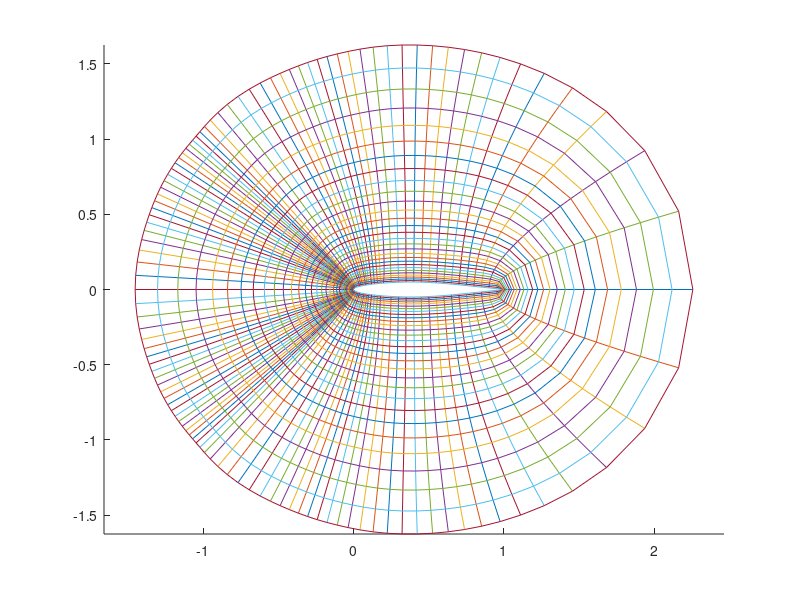

This figure's MATLAB source:
function Omesh

% data = NACA2(np);
data = load('NACA64A010.txt');
I = size(data,1):-1:2;
data = data(I,:);
np = size(data,1)/2;

n1 = 2*np;
n2 = 30;

X = zeros(n1,n2);
Y = zeros(n1,n2);



I = 1:n1;
X(I,1) = data(I,1);
Y(I,1) = data(I,2);

[X,Y] = Hyp_gen4(X,Y);

figure;
hold on;
for i = 1:n1
    plot(X(i,:),Y(i,:));
end
for j = 1:n2
    plot([X(:,j);X(1,j)],[Y(:,j);Y(1,j)]);
end
axis equal;


%__________________________________________________________________________
function [Xp,Yp] = Hyp_gen(X,Y)
n1 = length(X(:,1));
n2 = length(X(1,:));
K = 20;
lambda = 5;

de = 1/n1;
dn = 1/n2;

for j = 1:n2-1
    for i = 1:n1
        if(i == n1)
            ip = 1;
        else
            ip = i+1;
        end
        if(i == 1)
            im = n1;
        else
            im = i-1;
        end
        
        g11 = (((X(ip,j)-X(im,j))/(2*de)).^2 + ((Y(ip,j)-Y(im,j))/(2*de)).^2);
        
        V = K*sqrt(g11)*exp(-lambda*(1-j/n2));

        X(i,j+1) = X(i,j) - dn*(V/g11)*(Y(ip,j) - Y(im,j))/(2*de);
        Y(i,j+1) = Y(i,j) + dn*(V/g11)*(X(ip,j) - X(im,j))/(2*de);
    end
end

Xp = X;
Yp = Y;


%__________________________________________________________________________
function [Xp,Yp] = Hyp_gen2(X,Y)
n1 = length(X(:,1));
n2 = length(X(1,:));
K = 5;
lambda = 3;

de = 1/n1;
dn = 1/n2;

a = 0.2;
for j = 1:n2-1
    for i = 1:n1
        if(i == n1)
            ip = 1;
        else
            ip = i+1;
        end
        if(i == 1)
            im = n1;
        else
            im = i-1;
        end

        g11 = (((X(ip,j)-X(im,j))/(2*de)).^2 + ((Y(ip,j)-Y(im,j))/(2*de)).^2);
        
        V = K*sqrt(g11)*exp(-lambda*(1-j/n2));

        X(i,j+1) =  a*X(i,j) + (1-a)/2*(X(ip,j) + X(im,j)) - dn*(V/g11)*(Y(ip,j) - Y(im,j))/(2*de);
        Y(i,j+1) =  a*Y(i,j) + (1-a)/2*(Y(ip,j) + Y(im,j)) + dn*(V/g11)*(X(ip,j) - X(im,j))/(2*de);
    end
end

Xp = X;
Yp = Y;


%__________________________________________________________________________
function [Xp,Yp] = Hyp_gen3(X,Y)
n1 = length(X(:,1));
n2 = length(X(1,:));
K = 5;
lambda = 3;

de = 1/n1;
dn = 1/n2;

A = sparse(2*n1,2*n1);
b = zeros(2*n1,1);
koef = dn/(2*de);
I1 = 1:2:2*n1;
I2 = 2:2:2*n1;
for j = 1:n2-1
    for i = 1:n1
        if(i == n1)
            ip = 1;
        else
            ip = i+1;
        end
        if(i == 1)
            im = n1;
        else
            im = i-1;
        end
        
        dxde = (X(ip,j)-X(im,j))/(2*de);
        dyde = (Y(ip,j)-Y(im,j))/(2*de);
        
        g11 = dxde^2 + dyde^2;
        
        V0 = K*sqrt(g11)*exp(-lambda*(1-j/n2));
        
        dxdn = -dyde*V0/g11;
        dydn = dxde*V0/g11;
        
        ap = dxde*dxdn - dyde*dydn;
        bp = dxde*dydn + dxdn*dyde;
        cp = g11;
        
        C = 1/cp*[ap bp; bp -ap];
        tlum = -sqrt((ap^2 + bp^2)/cp^2);
        
        V = K*sqrt(g11)*exp(-lambda*(1-(j+1)/n2));
        
        S = (V+V0)/cp*[-dyde; dxde];
        
        I = 2*(i-1)+1:2*i;
        Ip = 2*(ip-1)+1:2*ip;
        Im = 2*(im-1)+1:2*im;
        
        A(I,I) = (1-2*tlum)*eye(2);
        A(I,Ip) = koef*C + tlum*eye(2);
        A(I,Im) = -koef*C + tlum*eye(2);
        b(I) = dn*S + [X(i,j);Y(i,j)];
    end
    R = A\b;

    X(:,j+1) = R(I1);
    Y(:,j+1) = R(I2);
end

Xp = X;
Yp = Y;


%__________________________________________________________________________
function [Xp,Yp] = Hyp_gen4(X,Y)
n1 = length(X(:,1));
n2 = length(X(1,:));
K = 5;
lambda = 3;

de = 1/n1;
dn = 1/n2;

% explicitni
for j = 1:2
    for i = 1:n1
        if(i == n1)
            ip = 1;
        else
            ip = i+1;
        end
        if(i == 1)
            im = n1;
        else
            im = i-1;
        end
        
        g11 = (((X(ip,j)-X(im,j))/(2*de)).^2 + ((Y(ip,j)-Y(im,j))/(2*de)).^2);
        
        V = K*sqrt(g11)*exp(-lambda*(1-j/n2));

        X(i,j+1) = X(i,j) - dn*(V/g11)*(Y(ip,j) - Y(im,j))/(2*de);
        Y(i,j+1) = Y(i,j) + dn*(V/g11)*(X(ip,j) - X(im,j))/(2*de);
    end
end

% implicitni
A = sparse(2*n1,2*n1);
b = zeros(2*n1,1);
koef = dn/(2*de);
I1 = 1:2:2*n1;
I2 = 2:2:2*n1;
for j = 2:n2-1
    for i = 1:n1
        if(i == n1)
            ip = 1;
        else
            ip = i+1;
        end
        if(i == 1)
            im = n1;
        else
            im = i-1;
        end
        
        dxde = (X(ip,j)-X(im,j))/(2*de);
        dyde = (Y(ip,j)-Y(im,j))/(2*de);
        
        g11 = dxde^2 + dyde^2;
        
        V0 = K*sqrt(g11)*exp(-lambda*(1-j/n2));
        
        dxdn = -dyde*V0/g11;
        dydn = dxde*V0/g11;
        
        ap = dxde*dxdn - dyde*dydn;
        bp = dxde*dydn + dxdn*dyde;
        cp = g11;
        
        C = 1/cp*[ap bp; bp -ap];
        tlum = -sqrt((ap^2 + bp^2)/cp^2);
        
        V = K*sqrt(g11)*exp(-lambda*(1-(j+1)/n2));
        
        S = (V+V0)/cp*[-dyde; dxde];
        
        I = 2*(i-1)+1:2*i;
        Ip = 2*(ip-1)+1:2*ip;
        Im = 2*(im-1)+1:2*im;
        
        A(I,I) = (1-2*tlum)*eye(2);
        A(I,Ip) = koef*C + tlum*eye(2);
        A(I,Im) = -koef*C + tlum*eye(2);
        b(I) = dn*S + [X(i,j);Y(i,j)];
    end
    R = A\b;

    X(:,j+1) = R(I1);
    Y(:,j+1) = R(I2);
end

Xp = X;
Yp = Y;


%__________________________________________________________________________
function data = NACA2(n)

designation = '0012';

t = str2double(designation(3:4))/100;
m = str2double(designation(1))/100;
p = str2double(designation(2))/10;

a0 = 0.2969;
a1 =-0.1260;
a2 =-0.3516;
a3 = 0.2843;
a4 = -0.1036; %-0.1015;

% neekvidistantni deleni
c = 1;
x = linspace(0,1,n+2)';
x2 = zeros(n+1,1);
for i = 2:n+1
    x2(i) = x2(i-1) + (x(i)*(1-x(i)))^2;
end
x = c*x2/max(x2);

yt = (t/0.2)*(a0*sqrt(x)+a1*x+a2*x.^2+a3*x.^3+a4*x.^4);

xc1 = x(find(x<=p));
xc2 = x(find(x>p));
xc=[xc1 ; xc2];

if(p == 0)
    xu = x;
    yu = yt;

    xl = x;
    yl = -yt;
else
    yc1 = (m/p^2)*(2*p*xc1-xc1.^2);
    yc2 = (m/(1-p)^2)*((1-2*p)+2*p*xc2-xc2.^2);
    yc = [yc1 ; yc2];

    dyc1_dx = (m/p^2)*(2*p-2*xc1);
    dyc2_dx = (m/(1-p)^2)*(2*p-2*xc2);
    dyc_dx = [dyc1_dx ; dyc2_dx];
    theta = atan(dyc_dx);

    xu = x - yt.*sin(theta);
    yu = yc + yt.*cos(theta);

    xl = x + yt.*sin(theta);
    yl = yc - yt.*cos(theta);
end

X = [flipud(xl) ; xu(2:end)];
Y = [flipud(yl) ; yu(2:end)];

% aby byly koncove body na ose x
Y(1) = 0;
Y(length(Y)) = 0;

data = [X,Y];
